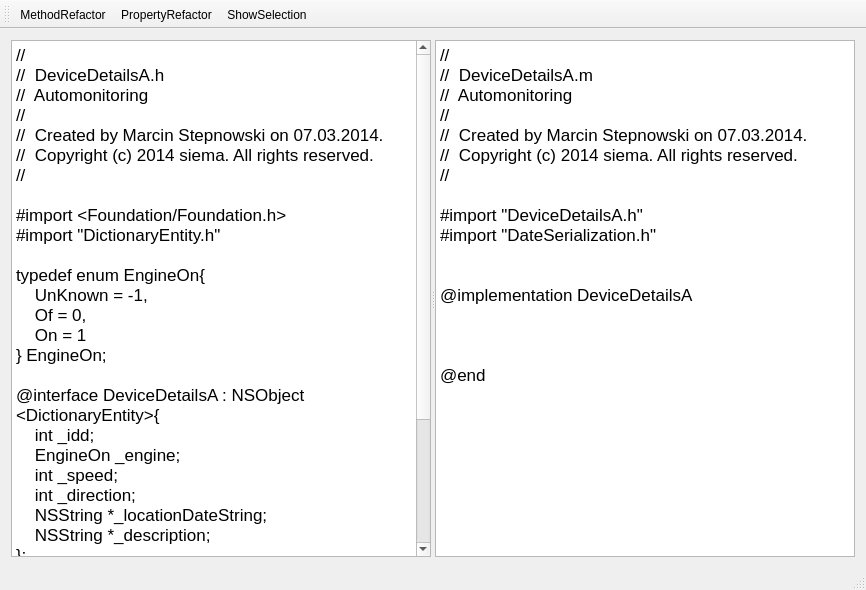
<?xml version="1.0" encoding="UTF-8"?>
<ui version="4.0">
 <class>RefactorerWindow</class>
 <widget class="QMainWindow" name="RefactorerWindow">
  <property name="geometry">
   <rect>
    <x>0</x>
    <y>0</y>
    <width>866</width>
    <height>590</height>
   </rect>
  </property>
  <property name="windowTitle">
   <string>RefactorerWindow</string>
  </property>
  <widget class="QWidget" name="centralWidget">
   <layout class="QHBoxLayout" name="horizontalLayout">
    <item>
     <widget class="QSplitter" name="splitter">
      <property name="orientation">
       <enum>Qt::Horizontal</enum>
      </property>
      <widget class="QTextEdit" name="interfaceText">
       <property name="html">
        <string>&lt;!DOCTYPE HTML PUBLIC &quot;-//W3C//DTD HTML 4.0//EN&quot; &quot;http://www.w3.org/TR/REC-html40/strict.dtd&quot;&gt;
&lt;html&gt;&lt;head&gt;&lt;meta name=&quot;qrichtext&quot; content=&quot;1&quot; /&gt;&lt;style type=&quot;text/css&quot;&gt;
p, li { white-space: pre-wrap; }
&lt;/style&gt;&lt;/head&gt;&lt;body style=&quot; font-family:'.Lucida Grande UI'; font-size:13pt; font-weight:400; font-style:normal;&quot;&gt;
&lt;p style=&quot; margin-top:0px; margin-bottom:0px; margin-left:0px; margin-right:0px; -qt-block-indent:0; text-indent:0px;&quot;&gt;//&lt;/p&gt;
&lt;p style=&quot; margin-top:0px; margin-bottom:0px; margin-left:0px; margin-right:0px; -qt-block-indent:0; text-indent:0px;&quot;&gt;//  DeviceDetailsA.h&lt;/p&gt;
&lt;p style=&quot; margin-top:0px; margin-bottom:0px; margin-left:0px; margin-right:0px; -qt-block-indent:0; text-indent:0px;&quot;&gt;//  Automonitoring&lt;/p&gt;
&lt;p style=&quot; margin-top:0px; margin-bottom:0px; margin-left:0px; margin-right:0px; -qt-block-indent:0; text-indent:0px;&quot;&gt;//&lt;/p&gt;
&lt;p style=&quot; margin-top:0px; margin-bottom:0px; margin-left:0px; margin-right:0px; -qt-block-indent:0; text-indent:0px;&quot;&gt;//  Created by Marcin Stepnowski on 07.03.2014.&lt;/p&gt;
&lt;p style=&quot; margin-top:0px; margin-bottom:0px; margin-left:0px; margin-right:0px; -qt-block-indent:0; text-indent:0px;&quot;&gt;//  Copyright (c) 2014 siema. All rights reserved.&lt;/p&gt;
&lt;p style=&quot; margin-top:0px; margin-bottom:0px; margin-left:0px; margin-right:0px; -qt-block-indent:0; text-indent:0px;&quot;&gt;//&lt;/p&gt;
&lt;p style=&quot;-qt-paragraph-type:empty; margin-top:0px; margin-bottom:0px; margin-left:0px; margin-right:0px; -qt-block-indent:0; text-indent:0px;&quot;&gt;&lt;br /&gt;&lt;/p&gt;
&lt;p style=&quot; margin-top:0px; margin-bottom:0px; margin-left:0px; margin-right:0px; -qt-block-indent:0; text-indent:0px;&quot;&gt;#import &amp;lt;Foundation/Foundation.h&amp;gt;&lt;/p&gt;
&lt;p style=&quot; margin-top:0px; margin-bottom:0px; margin-left:0px; margin-right:0px; -qt-block-indent:0; text-indent:0px;&quot;&gt;#import &amp;quot;DictionaryEntity.h&amp;quot;&lt;/p&gt;
&lt;p style=&quot;-qt-paragraph-type:empty; margin-top:0px; margin-bottom:0px; margin-left:0px; margin-right:0px; -qt-block-indent:0; text-indent:0px;&quot;&gt;&lt;br /&gt;&lt;/p&gt;
&lt;p style=&quot; margin-top:0px; margin-bottom:0px; margin-left:0px; margin-right:0px; -qt-block-indent:0; text-indent:0px;&quot;&gt;typedef enum EngineOn{&lt;/p&gt;
&lt;p style=&quot; margin-top:0px; margin-bottom:0px; margin-left:0px; margin-right:0px; -qt-block-indent:0; text-indent:0px;&quot;&gt;    UnKnown = -1,&lt;/p&gt;
&lt;p style=&quot; margin-top:0px; margin-bottom:0px; margin-left:0px; margin-right:0px; -qt-block-indent:0; text-indent:0px;&quot;&gt;    Of = 0,&lt;/p&gt;
&lt;p style=&quot; margin-top:0px; margin-bottom:0px; margin-left:0px; margin-right:0px; -qt-block-indent:0; text-indent:0px;&quot;&gt;    On = 1&lt;/p&gt;
&lt;p style=&quot; margin-top:0px; margin-bottom:0px; margin-left:0px; margin-right:0px; -qt-block-indent:0; text-indent:0px;&quot;&gt;} EngineOn;&lt;/p&gt;
&lt;p style=&quot;-qt-paragraph-type:empty; margin-top:0px; margin-bottom:0px; margin-left:0px; margin-right:0px; -qt-block-indent:0; text-indent:0px;&quot;&gt;&lt;br /&gt;&lt;/p&gt;
&lt;p style=&quot; margin-top:0px; margin-bottom:0px; margin-left:0px; margin-right:0px; -qt-block-indent:0; text-indent:0px;&quot;&gt;@interface DeviceDetailsA : NSObject &amp;lt;DictionaryEntity&amp;gt;{&lt;/p&gt;
&lt;p style=&quot; margin-top:0px; margin-bottom:0px; margin-left:0px; margin-right:0px; -qt-block-indent:0; text-indent:0px;&quot;&gt;    int _idd;&lt;/p&gt;
&lt;p style=&quot; margin-top:0px; margin-bottom:0px; margin-left:0px; margin-right:0px; -qt-block-indent:0; text-indent:0px;&quot;&gt;    EngineOn _engine;&lt;/p&gt;
&lt;p style=&quot; margin-top:0px; margin-bottom:0px; margin-left:0px; margin-right:0px; -qt-block-indent:0; text-indent:0px;&quot;&gt;    int _speed;&lt;/p&gt;
&lt;p style=&quot; margin-top:0px; margin-bottom:0px; margin-left:0px; margin-right:0px; -qt-block-indent:0; text-indent:0px;&quot;&gt;    int _direction;&lt;/p&gt;
&lt;p style=&quot; margin-top:0px; margin-bottom:0px; margin-left:0px; margin-right:0px; -qt-block-indent:0; text-indent:0px;&quot;&gt;    NSString *_locationDateString;&lt;/p&gt;
&lt;p style=&quot; margin-top:0px; margin-bottom:0px; margin-left:0px; margin-right:0px; -qt-block-indent:0; text-indent:0px;&quot;&gt;    NSString *_description;&lt;/p&gt;
&lt;p style=&quot; margin-top:0px; margin-bottom:0px; margin-left:0px; margin-right:0px; -qt-block-indent:0; text-indent:0px;&quot;&gt;};&lt;/p&gt;
&lt;p style=&quot;-qt-paragraph-type:empty; margin-top:0px; margin-bottom:0px; margin-left:0px; margin-right:0px; -qt-block-indent:0; text-indent:0px;&quot;&gt;&lt;br /&gt;&lt;/p&gt;
&lt;p style=&quot; margin-top:0px; margin-bottom:0px; margin-left:0px; margin-right:0px; -qt-block-indent:0; text-indent:0px;&quot;&gt;-(bool)isEngineKnown;&lt;/p&gt;
&lt;p style=&quot; margin-top:0px; margin-bottom:0px; margin-left:0px; margin-right:0px; -qt-block-indent:0; text-indent:0px;&quot;&gt;-(bool)isSpeedKnown;&lt;/p&gt;
&lt;p style=&quot; margin-top:0px; margin-bottom:0px; margin-left:0px; margin-right:0px; -qt-block-indent:0; text-indent:0px;&quot;&gt;-(bool)isDirectionKnown;&lt;/p&gt;
&lt;p style=&quot;-qt-paragraph-type:empty; margin-top:0px; margin-bottom:0px; margin-left:0px; margin-right:0px; -qt-block-indent:0; text-indent:0px;&quot;&gt;&lt;br /&gt;&lt;/p&gt;
&lt;p style=&quot; margin-top:0px; margin-bottom:0px; margin-left:0px; margin-right:0px; -qt-block-indent:0; text-indent:0px;&quot;&gt;-(NSDate*)locationDate;&lt;/p&gt;
&lt;p style=&quot;-qt-paragraph-type:empty; margin-top:0px; margin-bottom:0px; margin-left:0px; margin-right:0px; -qt-block-indent:0; text-indent:0px;&quot;&gt;&lt;br /&gt;&lt;/p&gt;
&lt;p style=&quot; margin-top:0px; margin-bottom:0px; margin-left:0px; margin-right:0px; -qt-block-indent:0; text-indent:0px;&quot;&gt;@end&lt;/p&gt;&lt;/body&gt;&lt;/html&gt;</string>
       </property>
      </widget>
      <widget class="QTextEdit" name="implementationText">
       <property name="html">
        <string>&lt;!DOCTYPE HTML PUBLIC &quot;-//W3C//DTD HTML 4.0//EN&quot; &quot;http://www.w3.org/TR/REC-html40/strict.dtd&quot;&gt;
&lt;html&gt;&lt;head&gt;&lt;meta name=&quot;qrichtext&quot; content=&quot;1&quot; /&gt;&lt;style type=&quot;text/css&quot;&gt;
p, li { white-space: pre-wrap; }
&lt;/style&gt;&lt;/head&gt;&lt;body style=&quot; font-family:'.Lucida Grande UI'; font-size:13pt; font-weight:400; font-style:normal;&quot;&gt;
&lt;p style=&quot; margin-top:0px; margin-bottom:0px; margin-left:0px; margin-right:0px; -qt-block-indent:0; text-indent:0px;&quot;&gt;//&lt;/p&gt;
&lt;p style=&quot; margin-top:0px; margin-bottom:0px; margin-left:0px; margin-right:0px; -qt-block-indent:0; text-indent:0px;&quot;&gt;//  DeviceDetailsA.m&lt;/p&gt;
&lt;p style=&quot; margin-top:0px; margin-bottom:0px; margin-left:0px; margin-right:0px; -qt-block-indent:0; text-indent:0px;&quot;&gt;//  Automonitoring&lt;/p&gt;
&lt;p style=&quot; margin-top:0px; margin-bottom:0px; margin-left:0px; margin-right:0px; -qt-block-indent:0; text-indent:0px;&quot;&gt;//&lt;/p&gt;
&lt;p style=&quot; margin-top:0px; margin-bottom:0px; margin-left:0px; margin-right:0px; -qt-block-indent:0; text-indent:0px;&quot;&gt;//  Created by Marcin Stepnowski on 07.03.2014.&lt;/p&gt;
&lt;p style=&quot; margin-top:0px; margin-bottom:0px; margin-left:0px; margin-right:0px; -qt-block-indent:0; text-indent:0px;&quot;&gt;//  Copyright (c) 2014 siema. All rights reserved.&lt;/p&gt;
&lt;p style=&quot; margin-top:0px; margin-bottom:0px; margin-left:0px; margin-right:0px; -qt-block-indent:0; text-indent:0px;&quot;&gt;//&lt;/p&gt;
&lt;p style=&quot;-qt-paragraph-type:empty; margin-top:0px; margin-bottom:0px; margin-left:0px; margin-right:0px; -qt-block-indent:0; text-indent:0px;&quot;&gt;&lt;br /&gt;&lt;/p&gt;
&lt;p style=&quot; margin-top:0px; margin-bottom:0px; margin-left:0px; margin-right:0px; -qt-block-indent:0; text-indent:0px;&quot;&gt;#import &amp;quot;DeviceDetailsA.h&amp;quot;&lt;/p&gt;
&lt;p style=&quot; margin-top:0px; margin-bottom:0px; margin-left:0px; margin-right:0px; -qt-block-indent:0; text-indent:0px;&quot;&gt;#import &amp;quot;DateSerialization.h&amp;quot;&lt;/p&gt;
&lt;p style=&quot;-qt-paragraph-type:empty; margin-top:0px; margin-bottom:0px; margin-left:0px; margin-right:0px; -qt-block-indent:0; text-indent:0px;&quot;&gt;&lt;br /&gt;&lt;/p&gt;
&lt;p style=&quot;-qt-paragraph-type:empty; margin-top:0px; margin-bottom:0px; margin-left:0px; margin-right:0px; -qt-block-indent:0; text-indent:0px;&quot;&gt;&lt;br /&gt;&lt;/p&gt;
&lt;p style=&quot; margin-top:0px; margin-bottom:0px; margin-left:0px; margin-right:0px; -qt-block-indent:0; text-indent:0px;&quot;&gt;@implementation DeviceDetailsA&lt;/p&gt;
&lt;p style=&quot;-qt-paragraph-type:empty; margin-top:0px; margin-bottom:0px; margin-left:0px; margin-right:0px; -qt-block-indent:0; text-indent:0px;&quot;&gt;&lt;br /&gt;&lt;/p&gt;
&lt;p style=&quot;-qt-paragraph-type:empty; margin-top:0px; margin-bottom:0px; margin-left:0px; margin-right:0px; -qt-block-indent:0; text-indent:0px;&quot;&gt;&lt;br /&gt;&lt;/p&gt;
&lt;p style=&quot;-qt-paragraph-type:empty; margin-top:0px; margin-bottom:0px; margin-left:0px; margin-right:0px; -qt-block-indent:0; text-indent:0px;&quot;&gt;&lt;br /&gt;&lt;/p&gt;
&lt;p style=&quot; margin-top:0px; margin-bottom:0px; margin-left:0px; margin-right:0px; -qt-block-indent:0; text-indent:0px;&quot;&gt;@end&lt;/p&gt;
&lt;p style=&quot;-qt-paragraph-type:empty; margin-top:0px; margin-bottom:0px; margin-left:0px; margin-right:0px; -qt-block-indent:0; text-indent:0px;&quot;&gt;&lt;br /&gt;&lt;/p&gt;&lt;/body&gt;&lt;/html&gt;</string>
       </property>
      </widget>
     </widget>
    </item>
   </layout>
  </widget>
  <widget class="QMenuBar" name="menuBar">
   <property name="geometry">
    <rect>
     <x>0</x>
     <y>0</y>
     <width>866</width>
     <height>22</height>
    </rect>
   </property>
  </widget>
  <widget class="QToolBar" name="mainToolBar">
   <attribute name="toolBarArea">
    <enum>TopToolBarArea</enum>
   </attribute>
   <attribute name="toolBarBreak">
    <bool>false</bool>
   </attribute>
   <addaction name="actionMethodRefactor"/>
   <addaction name="actionPropertyRefactor"/>
   <addaction name="actionShowSelection"/>
  </widget>
  <widget class="QStatusBar" name="statusBar"/>
  <action name="actionMethodRefactor">
   <property name="text">
    <string>MethodRefactor</string>
   </property>
  </action>
  <action name="actionPropertyRefactor">
   <property name="text">
    <string>PropertyRefactor</string>
   </property>
  </action>
  <action name="actionShowSelection">
   <property name="text">
    <string>ShowSelection</string>
   </property>
  </action>
 </widget>
 <layoutdefault spacing="6" margin="11"/>
 <resources/>
 <connections/>
</ui>
